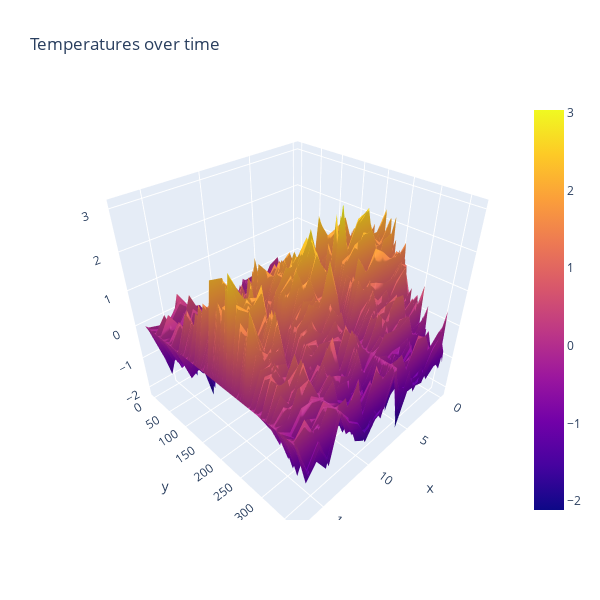

The notebook cell this image was saved under:
### Markdown cell above
## Visualize the Temperature Data

### Code cell
#Plot ALL weather data for all stations for a year 

#X = weather station
#Y = day of the year
#Z = temperature

#you can click/hold in the graph below to rotate!

fig = go.Figure(data=[go.Surface(z=notempyear.values)])
fig.update_layout(title='Temperatures over time', autosize=False,
                  width=600, height=600)
fig.show()

### Figure 1 — Plotly figure (JSON) as saved in the notebook; plotly's stock layout.template omitted (floating-point values rounded to 4 significant figures; data arrays with more than 128 entries replaced by an {"elided": "..."} marker saying what was removed)
{"data": [{"type": "surface", "z": {"elided": "366x18 float values"}}], "layout": {"autosize": false, "height": 600, "title": {"text": "Temperatures over time"}, "width": 600}}
